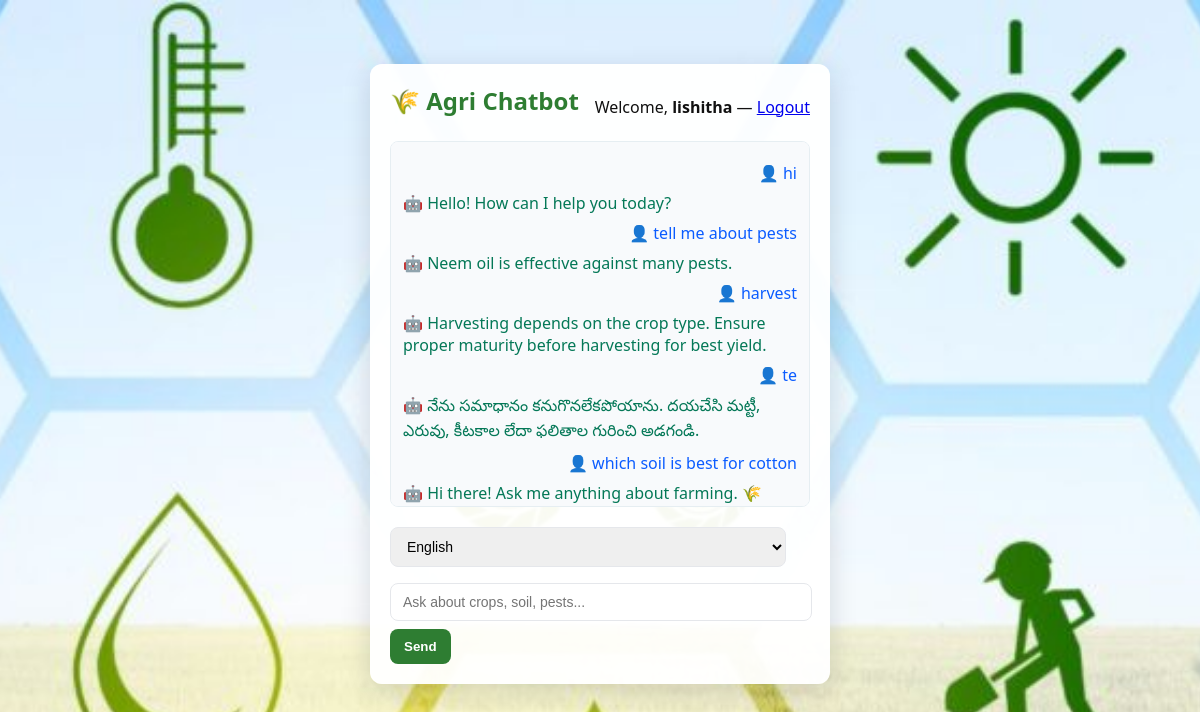
The page /chat (signed in) on the database its author committed.
### database.py (models this page shows, shortened)
class ChatHistory(db.Model):
    id = db.Column(db.Integer, primary_key=True)
    user_id = db.Column(db.Integer, db.ForeignKey("user.id"), nullable=False)
    message = db.Column(db.Text, nullable=False)
    response = db.Column(db.Text, nullable=False)
    timestamp = db.Column(db.DateTime, default=datetime.utcnow)

### app.py (the view, shortened to what this page needs)
@app.route("/chat", methods=["GET", "POST"])
def chat():
    if "user_id" not in session:
        return redirect(url_for("index"))
    chats = ChatHistory.query.filter_by(user_id=session["user_id"]).order_by(ChatHistory.timestamp.asc()).all()
    return render_template("chat.html", username=session.get("username"), chats=chats)

### templates/chat.html (shortened to what this page needs)
<!DOCTYPE html>
<html lang="en">
<head>
<link rel="stylesheet" href="{{ url_for('static', filename='style.css') }}">
</head>
<body class="bg">
<div class="chat-container">
  <header class="chat-header">
    <div><h2>🌾 Agri Chatbot</h2></div>
    <div class="user-info">Welcome, <strong>{{ username }}</strong> — <a href="{{ url_for('logout') }}">Logout</a></div>
  </header>
  <div id="chat-box" class="chat-box">
    {% for c in chats %}
      <div class="chat-row">
        <div class="user-msg">👤 {{ c.message }}</div>
        <div class="bot-msg">🤖 {{ c.response }}</div>
      </div>
    {% endfor %}
  </div>
  <form id="chat-form" class="chat-form">
    <select id="lang" name="lang">
      <option value="en">English</option>
    </select>
    <input id="message" name="message" placeholder="Ask about crops, soil, pests..." autocomplete="off" required>
    <button type="submit">Send</button>
  </form>
</div>
</body>
</html>

### static/style.css (style rules this page uses)
:root { --brand:#2e7d32; --brand-dark:#1b5e20; --card-bg: rgba(255,255,255,0.95); --muted:#6b7280; }
body.bg { background: url("/static/farm_scene1.jpeg") center/cover no-repeat fixed; font-family: "Segoe UI", Roboto, Arial, sans-serif; margin:0; padding:0; color:#111; }
.auth-container, .chat-container, .dashboard { width: 420px; max-width:95%; margin: 64px auto; background: var(--card-bg); padding: 20px; border-radius: 12px; box-shadow: 0 8px 28px rgba(15,23,42,0.15); }
.auth-container h2, .chat-container h2, .dashboard h2 { color: var(--brand); margin: 0 0 12px; font-weight:600; }
input, select { width: calc(100% - 24px); padding: 10px 12px; margin:8px 0; border-radius:8px; border:1px solid #e5e7eb; font-size: 14px; }
button { background: var(--brand); color: #fff; border: none; padding:10px 14px; border-radius:8px; cursor:pointer; font-weight:600; }
.chat-header { display:flex; justify-content:space-between; align-items:center; margin-bottom:12px }
.chat-box { height: 340px; overflow-y:auto; border-radius:8px; background:#f8fafc; padding:12px; border:1px solid #e6eef2; margin-bottom:12px }
.user-msg { text-align:right; color: #0b5cff; margin:8px 0; }
.bot-msg { text-align:left; color: #047857; margin:8px 0; }

### rows shown on the page
ChatHistory: message "hi", response "Hello! How can I help you today?"
ChatHistory: message "tell me about pests", response "Neem oil is effective against many pests."
ChatHistory: message "harvest", response "Harvesting depends on the crop type. Ensure proper maturity before harvesting for best yield."
ChatHistory: message "te", response "నేను సమాధానం కనుగొనలేకపోయాను. దయచేసి మట్టీ, ఎరువు, కీటకాల లేదా ఫలితాల గురించి అడగండి."
ChatHistory: message "which soil is best for cotton", response "Hi there! Ask me anything about farming. 🌾"

### other values the page prints
{{ username }} "lishitha"
